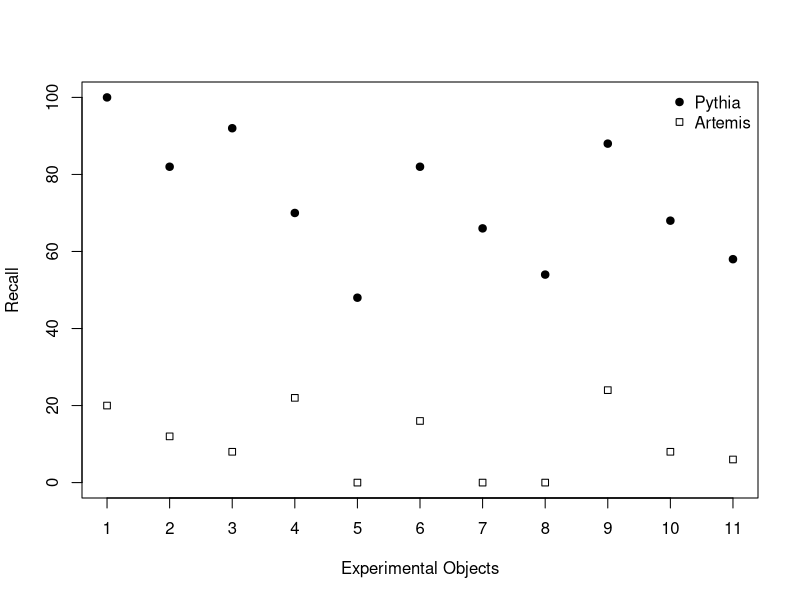

Write the R code that produced this figure.
#library(ROCR)

pythia <- read.csv(file="../data/pythia.txt")
artemis <- read.csv(file="../data/artemis.txt")


pdf("recall.pdf")




#Precision

plot(pythia$AppId, pythia$Recall, type="p", ylim=c(0, 100), xlim=c(1,11), pch=19, ylab="Recall", xlab="Experimental Objects")
points(artemis$AppId, artemis$Recall, xlim=c(1,11), type="p", pch=22)

axis(1, at = c(1,3,5,7,9,11), labels =c(1,3,5,7,9,11))
legend("topright", c("Pythia", "Artemis"), pch = c(19,22),
 lty=0, bty="n")

dev.off()